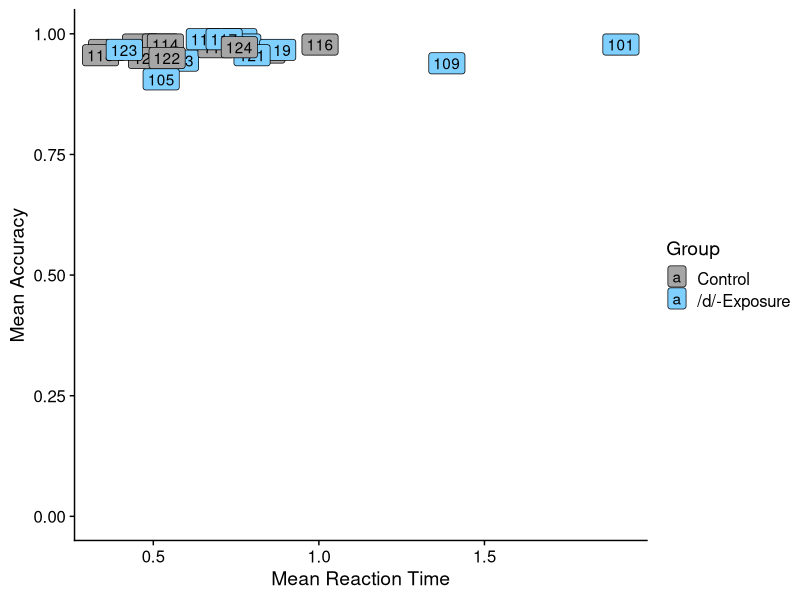
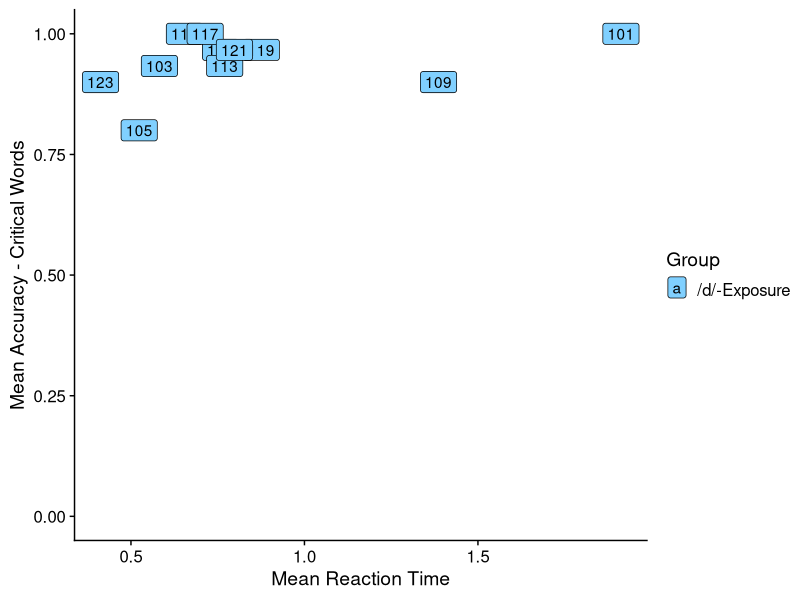
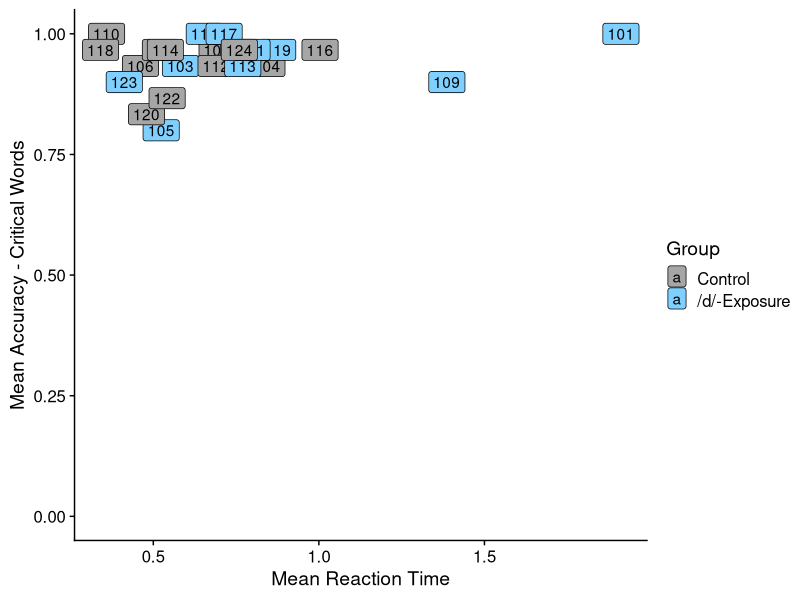
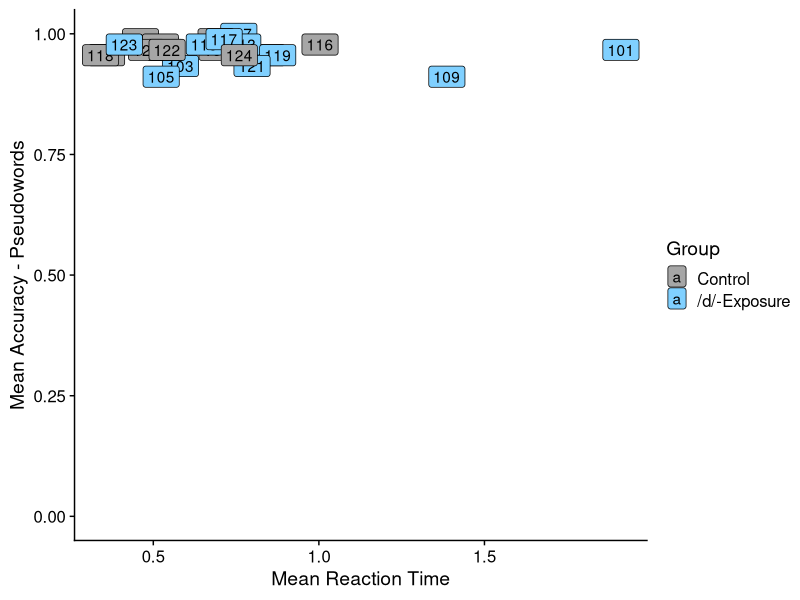
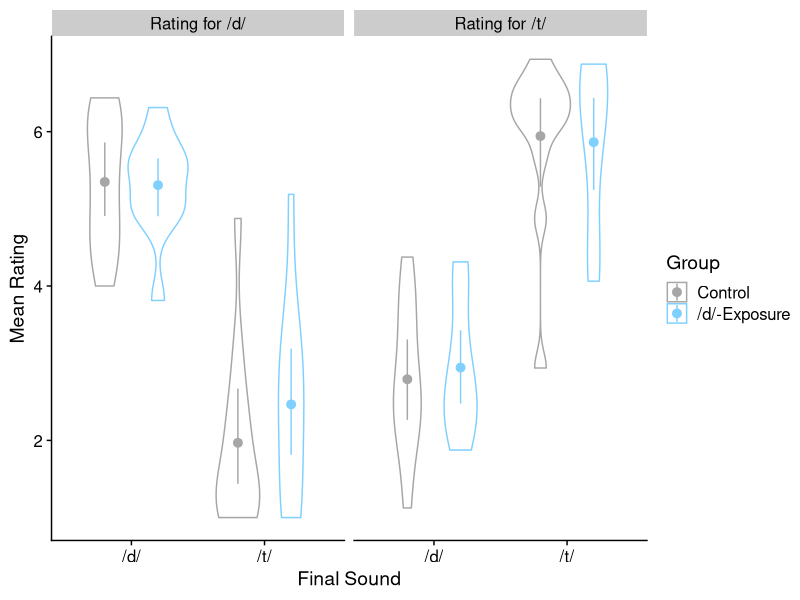

Write the R code that produced these figures, in order.
## ---- chunk 1
knitr::opts_chunk$set(echo = TRUE)

## ---- chunk 2
library(tidyverse)
library(magrittr)
library(cowplot)
library(stringi)
library(lme4)
library(lmerTest)
library(ggplot2)
## ---- chunk 3
# Pipes
get_accuracy = . %>% 
  group_by(language, group, participant) %>% 
  summarise(accuracy = mean(correct)) %>% 
  group_by(language, group) %>% 
  summarise(mean = mean(accuracy), sd = sd(accuracy))

paste_accuracy = function(
  d, 
  language = c("English", "Swedish"), 
  group = c("control", "/d/-exposure"), 
  critical = F) {
  require(magrittr)
  
  if (critical) {
    group = "/d/-exposure"
    d %<>% 
      filter(item.type == "critical") 
  }
  d %<>% 
    filter(language %in% language, group %in% group) %>% 
    drop.levels() %>% 
    get_accuracy()
  
  text = ""
  for (l in language) {
    # If more than one language, add language to paste, otherwise not
    if (length(language) > 1) text = paste0(text, l, ", ")
    for (g in group) {
      text = paste0(
        text, 
        # If more than one group, add group to paste, otherwise not
        if (length(group) > 1) paste0(g, " group: ") else "",
        "M = ", 
        d[language == l & group == g, "mean"], 
        ", SD = ",
        d[language == l & group == g, "sd"])
      if (
        !and(
          l == language[length(language)], 
          g == group[l.group])) 
        text = paste0(text, "; ")
    }
  }
} 
## ---- chunk 4
# Swedish data
d.swedish = read_csv(file = "../data/pilot_test/testrun2.csv")

d.swedish %<>%
  dplyr::rename(Filename = sound) %>%
  mutate(
    Block = gsub("^([A-Z]).*$", "\\1", item_cond),
    Block = factor(case_when(
      Block == "E" ~ "exposure",
      Block == "T" ~ "test",
      T ~ NA_character_
    )),
    MinimalPairID = factor(
      ifelse(Block == "exposure", NA,
             tolower(gsub("^[A-Z]+_([0-9]+)_.*$", "\\1", Filename)))),
    ItemTemp = gsub("^[A-Z]([A-Z]+)$", "\\1", item_cond),
    Item.WordStatus = factor(case_when(
      ItemTemp == "NW" ~ "non-word",
      ItemTemp %in% c("FW", "CW", "TW", "TF", "DF", "TI", "DI") ~ "word",
      T ~ NA_character_
    )),
    Item.Type = factor(case_when(
      ItemTemp %in% c("NW", "FW") ~ "filler",
      ItemTemp %in% c("CW", "TW", "TF", "DF", "TI", "DI") ~ "critical",
      T ~ NA_character_
    )),
    Sound.Type = factor(case_when(
      ItemTemp %in% c("DI", "DF", "TW") ~ "d",
      ItemTemp %in% c("TI", "TF") ~ "t",
      T ~ NA_character_
    )),  
    Sound.Position = factor(case_when(
      ItemTemp %in% c("TF", "DF", "TW") ~ "final",
      ItemTemp %in% c("TI", "DI") ~ "initial",
      T ~ NA_character_
    )),
    Word = str_replace(stri_trans_general(
      Filename, 
      "Latin-ASCII"),
      "^[A-Z]+_[0-9]+_([a-z]+)_.*$", "\\1"),
    group = NULL,
    ItemTemp = NULL,
    position = NULL,
    X1 = NULL,
    X = NULL
  ) %>%
  group_by(participant) %>%
  mutate(
    Group = if(sum(ifelse(item_cond == "ECW", 1, 0)) > 0) 
      "control" else "training",
    Trial = row_number()
  ) %>%
  ungroup() %>%
  mutate_at(
    c("item", "participant", "rating_for", "Group"),
    .funs = factor
  ) 

# Remove participants 100 & 111 because they are nonnative
d.swedish %<>% filter(!participant %in% c(100, 111)) 

## ---- chunk 5
# Showing by-subject accuracy and RTs during exposure
d.swedish.exposure.BySubject = d.swedish %>%
  filter(Block == "exposure") %>%
  group_by(participant, Group) %>%
  summarise(
    meanAccuracy = mean(key_resp_2.corr),
    meanAccuracy.critical.training = mean(ifelse(
      Item.Type == "critical" & Group == "training", 
      key_resp_2.corr, 
      NA), na.rm = T),
    meanAccuracy.critical.control = mean(ifelse(
      Item.Type == "critical" & Group == "control", 
      key_resp_2.corr, 
      NA), na.rm = T),
    meanAccuracy.critical = mean(ifelse(
      Item.Type == "critical", 
      key_resp_2.corr, 
      NA), na.rm = T),
    meanRT = mean(key_resp_2.rt),
    meanAccuracy.nonword = mean(ifelse(
      Item.WordStatus == "non-word", 
      key_resp_2.corr, 
      NA), na.rm = T),
    meanRT = mean(key_resp_2.rt)
  ) 

d.swedish.exposure.ByGroup <- d.swedish.exposure.BySubject %>% 
  group_by(Group) %>% 
  summarise(
    mean_group = mean(meanAccuracy), 
    mean_critical.training = mean(meanAccuracy.critical.training, na.rm=T), 
    mean_critical.control = mean(meanAccuracy.critical.control, na.rm=T), 
    SD = sd(meanAccuracy), 
    SD_critical.training = sd(meanAccuracy.critical.training, na.rm=T), 
    SD_critical.control = sd(meanAccuracy.critical.control, na.rm=T))

d_exposure.accuracy <- d.swedish %>%
  filter(Block == "exposure" & Group == "training") %>%
  group_by(Group) %>% 
  summarise(meanAccuracy = mean(key_resp_2.corr))

## ---- chunk 6
levels(d.swedish.exposure.BySubject$Group) <- c("Control", "/d/-Exposure")
d.swedish.exposure.BySubject %>%
  ggplot(
    aes(x = meanRT, 
        y = meanAccuracy, 
        label = participant, fill = Group)) + 
  geom_label() + 
  scale_fill_manual(values = c( "#a6a6a6", "#80d0ff")) + 
  scale_y_continuous(
    name = "Mean Accuracy", 
    breaks = c(0, 0.25, 0.5, 0.75, 1.0), 
    limits = c(0, 1.0)) + 
  xlab("Mean Reaction Time") + 
  theme_cowplot()
  
d.swedish.exposure.BySubject %>%
  filter(Group == "/d/-Exposure") %>% 
  ggplot(aes(x = meanRT, 
             y = meanAccuracy.critical.training, 
             label = participant, 
             fill = Group) ) + 
  geom_label() + 
  scale_fill_manual(values = c( "#80d0ff")) + 
  scale_y_continuous(
    name = "Mean Accuracy - Critical Words", 
    breaks = c(0, 0.25, 0.5, 0.75, 1.0), 
    limits = c(0, 1.0)) + 
  xlab("Mean Reaction Time") + 
  theme_cowplot()

d.swedish.exposure.BySubject %>%
  ggplot(aes(x = meanRT, 
             y = meanAccuracy.critical, 
             label = participant, 
             fill = Group) ) + 
  geom_label() + 
  scale_fill_manual(values = c( "#a6a6a6","#80d0ff")) + 
  scale_y_continuous(
    name = "Mean Accuracy - Critical Words", 
    breaks = c(0, 0.25, 0.5, 0.75, 1.0), 
    limits = c(0, 1.0)) + 
  xlab("Mean Reaction Time") + 
  theme_cowplot()

d.swedish.exposure.BySubject %>%
  ggplot(aes(x = meanRT, 
             y = meanAccuracy.nonword, 
             label = participant, 
             fill = Group) ) + 
  geom_label() + 
  scale_fill_manual(values = c( "#a6a6a6","#80d0ff")) + 
  scale_y_continuous(
    name = "Mean Accuracy - Pseudowords", 
    breaks = c(0, 0.25, 0.5, 0.75, 1.0), 
    limits = c(0, 1.0)) + 
  xlab("Mean Reaction Time") + 
  theme_cowplot()
## ---- chunk 7
d.swedish.test.BySubject = d.swedish %>%
  filter(Block == "test") %>%
  group_by(participant, Group, rating_for, Sound.Type, Sound.Position) %>%
  summarise(
    meanRating = mean(rating_1.response),
    meanRT = mean(rating_1.rt),
    n = n()
  ) 

levels(d.swedish.test.BySubject$rating_for) <- c("Rating for /d/", "Rating for /t/")
levels(d.swedish.test.BySubject$Group) <- c("Control", "/d/-Exposure")
d.swedish.test.BySubject %>%
  filter(Sound.Position == "final") %>% 
  ggplot(aes(x = Sound.Type, y = meanRating, color = Group)) +
  geom_violin( position = position_dodge (0.8)) + 
  stat_summary(
    fun.data = mean_cl_boot, 
    geom = "pointrange", 
    position = position_dodge(0.8)) + 
  scale_x_discrete(labels=c("d" ="/d/", "t" = "/t/")) +
  scale_colour_manual(values = c( "#a6a6a6", "#80d0ff")) + 
  xlab("Final Sound") + ylab("Mean Rating") + 
  facet_grid(. ~ rating_for) + 
  theme_cowplot()
